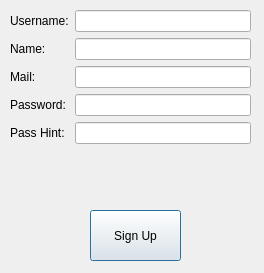
<?xml version="1.0" encoding="UTF-8"?>
<ui version="4.0">
 <class>registerdialog</class>
 <widget class="QDialog" name="registerdialog">
  <property name="geometry">
   <rect>
    <x>0</x>
    <y>0</y>
    <width>264</width>
    <height>273</height>
   </rect>
  </property>
  <property name="windowTitle">
   <string>Dialog</string>
  </property>
  <widget class="QWidget" name="formLayoutWidget">
   <property name="geometry">
    <rect>
     <x>10</x>
     <y>10</y>
     <width>241</width>
     <height>191</height>
    </rect>
   </property>
   <layout class="QFormLayout" name="formLayout">
    <item row="0" column="0">
     <widget class="QLabel" name="label">
      <property name="text">
       <string>Username:</string>
      </property>
     </widget>
    </item>
    <item row="0" column="1">
     <widget class="QLineEdit" name="txtUsername"/>
    </item>
    <item row="1" column="0">
     <widget class="QLabel" name="label_2">
      <property name="text">
       <string>Name:</string>
      </property>
     </widget>
    </item>
    <item row="1" column="1">
     <widget class="QLineEdit" name="txtName"/>
    </item>
    <item row="2" column="0">
     <widget class="QLabel" name="label_3">
      <property name="text">
       <string>Mail:</string>
      </property>
     </widget>
    </item>
    <item row="2" column="1">
     <widget class="QLineEdit" name="txtMail"/>
    </item>
    <item row="3" column="0">
     <widget class="QLabel" name="label_4">
      <property name="text">
       <string>Password:</string>
      </property>
     </widget>
    </item>
    <item row="4" column="0">
     <widget class="QLabel" name="label_5">
      <property name="text">
       <string>Pass Hint:</string>
      </property>
     </widget>
    </item>
    <item row="4" column="1">
     <widget class="QLineEdit" name="txtHint"/>
    </item>
    <item row="3" column="1">
     <widget class="QLineEdit" name="txtPassword">
      <property name="echoMode">
       <enum>QLineEdit::EchoMode::Password</enum>
      </property>
     </widget>
    </item>
   </layout>
  </widget>
  <widget class="QPushButton" name="btnRegister">
   <property name="geometry">
    <rect>
     <x>90</x>
     <y>210</y>
     <width>91</width>
     <height>51</height>
    </rect>
   </property>
   <property name="text">
    <string>Sign Up</string>
   </property>
  </widget>
 </widget>
 <resources/>
 <connections/>
</ui>
